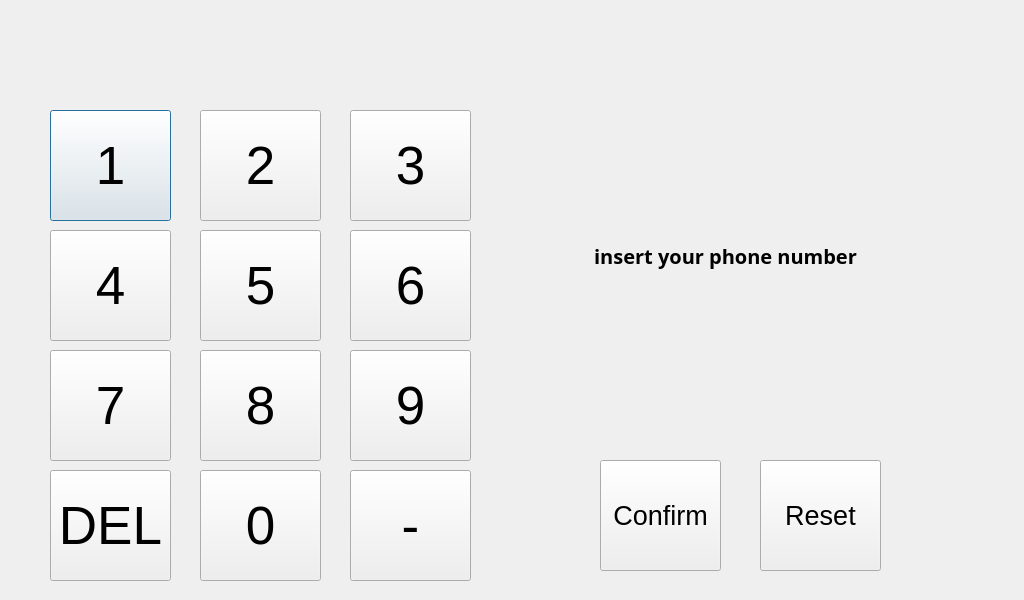
<?xml version="1.0" encoding="UTF-8"?>
<ui version="4.0">
 <class>get_phone_number</class>
 <widget class="QDialog" name="get_phone_number">
  <property name="geometry">
   <rect>
    <x>0</x>
    <y>0</y>
    <width>1024</width>
    <height>600</height>
   </rect>
  </property>
  <property name="windowTitle">
   <string>Dialog</string>
  </property>
  <widget class="QPushButton" name="one">
   <property name="geometry">
    <rect>
     <x>50</x>
     <y>110</y>
     <width>121</width>
     <height>111</height>
    </rect>
   </property>
   <property name="font">
    <font>
     <family>Arial</family>
     <pointsize>40</pointsize>
    </font>
   </property>
   <property name="text">
    <string>1</string>
   </property>
  </widget>
  <widget class="QPushButton" name="two">
   <property name="geometry">
    <rect>
     <x>200</x>
     <y>110</y>
     <width>121</width>
     <height>111</height>
    </rect>
   </property>
   <property name="font">
    <font>
     <family>Arial</family>
     <pointsize>40</pointsize>
    </font>
   </property>
   <property name="text">
    <string>2</string>
   </property>
  </widget>
  <widget class="QPushButton" name="three">
   <property name="geometry">
    <rect>
     <x>350</x>
     <y>110</y>
     <width>121</width>
     <height>111</height>
    </rect>
   </property>
   <property name="font">
    <font>
     <family>Arial</family>
     <pointsize>40</pointsize>
    </font>
   </property>
   <property name="text">
    <string>3</string>
   </property>
  </widget>
  <widget class="QPushButton" name="four">
   <property name="geometry">
    <rect>
     <x>50</x>
     <y>230</y>
     <width>121</width>
     <height>111</height>
    </rect>
   </property>
   <property name="font">
    <font>
     <family>Arial</family>
     <pointsize>40</pointsize>
    </font>
   </property>
   <property name="text">
    <string>4</string>
   </property>
  </widget>
  <widget class="QPushButton" name="five">
   <property name="geometry">
    <rect>
     <x>200</x>
     <y>230</y>
     <width>121</width>
     <height>111</height>
    </rect>
   </property>
   <property name="font">
    <font>
     <family>Arial</family>
     <pointsize>40</pointsize>
    </font>
   </property>
   <property name="text">
    <string>5</string>
   </property>
  </widget>
  <widget class="QPushButton" name="six">
   <property name="geometry">
    <rect>
     <x>350</x>
     <y>230</y>
     <width>121</width>
     <height>111</height>
    </rect>
   </property>
   <property name="font">
    <font>
     <family>Arial</family>
     <pointsize>40</pointsize>
    </font>
   </property>
   <property name="text">
    <string>6</string>
   </property>
  </widget>
  <widget class="QPushButton" name="seven">
   <property name="geometry">
    <rect>
     <x>50</x>
     <y>350</y>
     <width>121</width>
     <height>111</height>
    </rect>
   </property>
   <property name="font">
    <font>
     <family>Arial</family>
     <pointsize>40</pointsize>
    </font>
   </property>
   <property name="text">
    <string>7</string>
   </property>
  </widget>
  <widget class="QPushButton" name="eight">
   <property name="geometry">
    <rect>
     <x>200</x>
     <y>350</y>
     <width>121</width>
     <height>111</height>
    </rect>
   </property>
   <property name="font">
    <font>
     <family>Arial</family>
     <pointsize>40</pointsize>
    </font>
   </property>
   <property name="text">
    <string>8</string>
   </property>
  </widget>
  <widget class="QPushButton" name="nine">
   <property name="geometry">
    <rect>
     <x>350</x>
     <y>350</y>
     <width>121</width>
     <height>111</height>
    </rect>
   </property>
   <property name="font">
    <font>
     <family>Arial</family>
     <pointsize>40</pointsize>
    </font>
   </property>
   <property name="text">
    <string>9</string>
   </property>
  </widget>
  <widget class="QPushButton" name="zero">
   <property name="geometry">
    <rect>
     <x>200</x>
     <y>470</y>
     <width>121</width>
     <height>111</height>
    </rect>
   </property>
   <property name="font">
    <font>
     <family>Arial</family>
     <pointsize>40</pointsize>
    </font>
   </property>
   <property name="text">
    <string>0</string>
   </property>
  </widget>
  <widget class="QPushButton" name="confirm">
   <property name="geometry">
    <rect>
     <x>600</x>
     <y>460</y>
     <width>121</width>
     <height>111</height>
    </rect>
   </property>
   <property name="font">
    <font>
     <pointsize>20</pointsize>
    </font>
   </property>
   <property name="text">
    <string>Confirm</string>
   </property>
  </widget>
  <widget class="QPushButton" name="reset">
   <property name="geometry">
    <rect>
     <x>760</x>
     <y>460</y>
     <width>121</width>
     <height>111</height>
    </rect>
   </property>
   <property name="font">
    <font>
     <pointsize>20</pointsize>
    </font>
   </property>
   <property name="text">
    <string>Reset</string>
   </property>
  </widget>
  <widget class="QLabel" name="display_text">
   <property name="geometry">
    <rect>
     <x>480</x>
     <y>140</y>
     <width>491</width>
     <height>231</height>
    </rect>
   </property>
   <property name="font">
    <font>
     <family>HY중고딕</family>
     <pointsize>15</pointsize>
     <weight>75</weight>
     <bold>true</bold>
    </font>
   </property>
   <property name="text">
    <string>insert your phone number</string>
   </property>
   <property name="scaledContents">
    <bool>false</bool>
   </property>
   <property name="alignment">
    <set>Qt::AlignCenter</set>
   </property>
  </widget>
  <widget class="QLabel" name="img">
   <property name="geometry">
    <rect>
     <x>580</x>
     <y>250</y>
     <width>301</width>
     <height>211</height>
    </rect>
   </property>
   <property name="text">
    <string/>
   </property>
  </widget>
  <widget class="QLabel" name="display">
   <property name="geometry">
    <rect>
     <x>50</x>
     <y>30</y>
     <width>861</width>
     <height>91</height>
    </rect>
   </property>
   <property name="font">
    <font>
     <pointsize>40</pointsize>
    </font>
   </property>
   <property name="text">
    <string/>
   </property>
  </widget>
  <widget class="QPushButton" name="dash">
   <property name="geometry">
    <rect>
     <x>350</x>
     <y>470</y>
     <width>121</width>
     <height>111</height>
    </rect>
   </property>
   <property name="font">
    <font>
     <family>Arial</family>
     <pointsize>40</pointsize>
    </font>
   </property>
   <property name="text">
    <string>-</string>
   </property>
  </widget>
  <widget class="QPushButton" name="sack_jae">
   <property name="geometry">
    <rect>
     <x>50</x>
     <y>470</y>
     <width>121</width>
     <height>111</height>
    </rect>
   </property>
   <property name="font">
    <font>
     <family>Arial</family>
     <pointsize>40</pointsize>
    </font>
   </property>
   <property name="text">
    <string>DEL</string>
   </property>
  </widget>
 </widget>
 <resources/>
 <connections/>
</ui>
